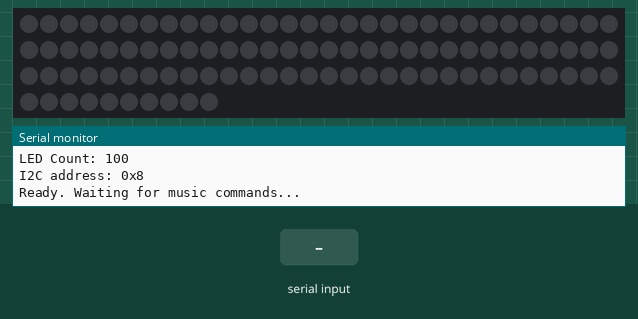
The sketch below on a simulated Arduino Uno, built with avr-gcc and run on an emulated ATmega328P. Shown: 100 RGB LEDs in strip order, left to right, continuing on the next row, the last lines printed to the serial monitor. The inputs (shaded band) are chosen by the test bench. Dim RGB values are drawn brighter than linear.

Above: at 1.2 s.
1.3 s: "2" received over Serial
At 2.51 s:
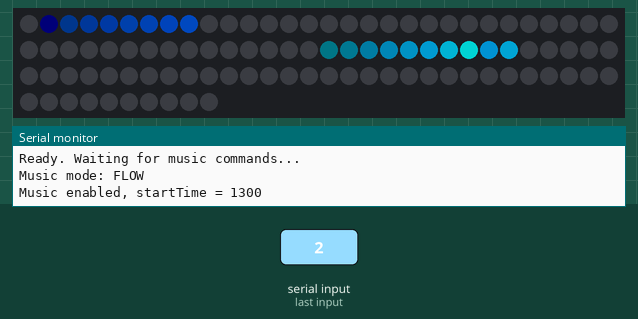
3.8 s: "0" received over Serial
At 3.97 s:
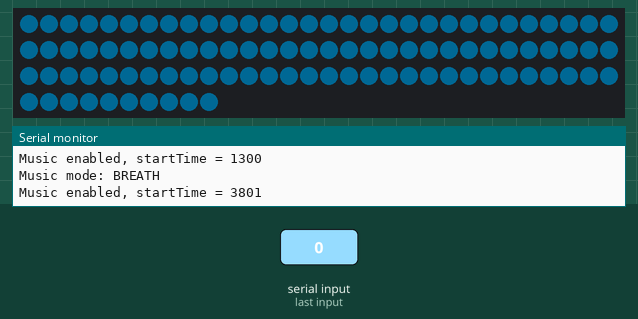
6.0 s: "1" received over Serial
At 6.3 s:
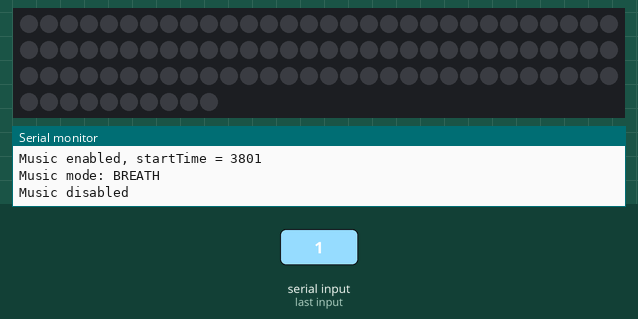
7.5 s: "2" received over Serial
At 9.94 s:
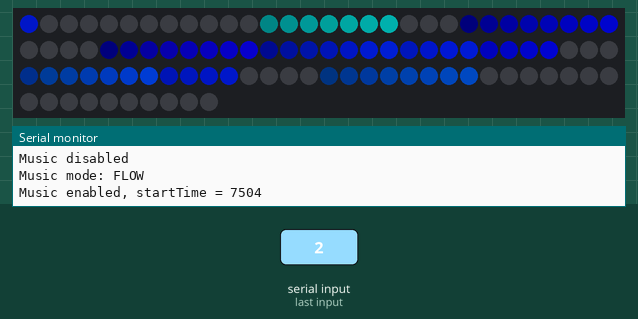

The sketch:

LEDControllerMusic.ino
```cpp
/*
 * LEDControllerMusic.ino
 * I2C 音乐模式 LED 控制器
 * 基于 LEDController.ino 的 I2C 架构，专门处理音乐联动逻辑。
 *
 * I2C 命令格式:
 *   data[0] = 0x05  (音乐模式命令，继原 LEDController.ino 中 0x01/0x02/0x03 之后的扩展命令)
 *   data[1] = 模式: 0 = BREATH (呼吸), 1 = FLOW (流光)
 *   data[2] = 使能: 0 = 记录当前时刻为 startTime 并启用; 1 = 禁用
 *   data[3] = 保留 (未使用)
 */

#include <FastLED.h>
#include <Wire.h>
#include "notes_data.h"

// ============================================================================
// 硬件配置
// ============================================================================
#define LED_PIN       3
#define I2C_ADDRESS   0x08
#define LED_COUNT     100
#define LED_TYPE      WS2812B
#define COLOR_ORDER   GRB

// ============================================================================
// BREATH 模式参数
// ============================================================================
#define BREATH_COLOR         CRGB(0, 180, 255)  // 预设颜色 (冰蓝)
#define BREATH_DECAY_SEC     0.6f               // 衰减时长 (秒)
#define BREATH_MAINTENANCE   40                 // 维持亮度 (0-255)
#define BREATH_FULL          255                // 触发瞬间亮度
#define BREATH_MAX_TRIGGERS  64                 // 最大同时活跃触发数

// ============================================================================
// FLOW 模式参数
// ============================================================================
#define FLOW_SPEED      60.0f   // 脉冲流动速度 (LEDs/秒)
#define FLOW_TAIL       8      // 拖尾长度 (LED 个数)
#define FLOW_MAX_PULSES 50      // 最大同时脉冲数

// ============================================================================
// 默认参数
// ============================================================================
#define DEFAULT_BRIGHTNESS  128

// ============================================================================
// 全局变量
// ============================================================================
CRGB leds[LED_COUNT];

// --- I2C 接收缓冲区 ---
volatile uint8_t i2cCmd[4] = {0};
volatile bool    i2cDataReady = false;

// --- 音乐模式状态 ---
enum MusicMode {
    MUSIC_BREATH = 0,
    MUSIC_FLOW   = 1
};

MusicMode  musicMode     = MUSIC_BREATH;
bool       musicEnabled  = false;
uint32_t   startTime     = 0;      // 启用时刻 (millis)

// --- 全局亮度 ---
uint8_t globalBrightness = DEFAULT_BRIGHTNESS;

// ============================================================================
// I2C 接收回调
// ============================================================================
void receiveEvent(int howMany) {
    if (howMany >= 4) {
        for (int i = 0; i < 4; i++) {
            i2cCmd[i] = Wire.read();
        }
        i2cDataReady = true;
    } else {
        // 丢弃不完整的数据帧
        while (Wire.available()) Wire.read();
    }
}

// ============================================================================
// 从 PROGMEM 读取浮点数
// ============================================================================
float pgmReadFloat(const float* ptr) {
    float val;
    memcpy_P(&val, ptr, sizeof(float));
    return val;
}

// ============================================================================
// BREATH 触发状态
// ============================================================================
struct BreathTrigger {
    float triggerSec;  // 触发时刻 (相对于 startTime, 秒)
    bool  active;
};

BreathTrigger breathTriggers[BREATH_MAX_TRIGGERS];
int            breathNextNote = 0;   // 下一个待触发的音符索引

// ============================================================================
// FLOW 脉冲状态
// ============================================================================
struct FlowPulse {
    float   startSec;   // 脉冲出发时刻 (相对于 startTime, 秒)
    uint8_t hue;        // 色相
    bool    active;
};

FlowPulse pulses[FLOW_MAX_PULSES];
int       nextNote = 0;  // 下一个待触发的音符索引

// ============================================================================
// 音乐效果函数
// ============================================================================

// --- BREATH 初始化 (enable=0 时调用) ---
void breathInit() {
    breathNextNote = 0;
    for (int i = 0; i < BREATH_MAX_TRIGGERS; i++) {
        breathTriggers[i].active = false;
    }
}

// --- BREATH 呼吸效果（三次多项式衰减，在设定时间精确到达维持亮度）---
void musicBreath() {
    uint32_t elapsed = millis() - startTime;
    float elapsedSec = elapsed / 1000.0f;

    // 1. 注册新触发
    while (breathNextNote < MUSIC_NOTE_COUNT) {
        float t = pgmReadFloat(&musicBreathTime[breathNextNote]);
        if (elapsedSec >= t) {
            // 寻找空闲触发槽
            int slot = -1;
            for (int i = 0; i < BREATH_MAX_TRIGGERS; i++) {
                if (!breathTriggers[i].active) {
                    slot = i;
                    break;
                }
            }
            // 所有槽满，等待下一帧有槽位释放
            if (slot == -1) break;

            breathTriggers[slot].triggerSec = t;
            breathTriggers[slot].active     = true;
            breathNextNote++;
        } else {
            break;
        }
    }

    // 2. 计算每个触发的当前亮度，取最大值
    uint8_t maxBrightness = BREATH_MAINTENANCE;  // 维持亮度保底

    // 多项式系数（每次循环可重新计算，开销极小）
    float T    = BREATH_DECAY_SEC;
    float Lmax = (float)BREATH_FULL;
    float Lmin = (float)BREATH_MAINTENANCE;
    float a    = (Lmax - 2.0f * Lmin) / (T * T * T);
    float b    = (3.0f * Lmin - Lmax) / (T * T);
    float c    = -Lmax / T;

    for (int i = 0; i < BREATH_MAX_TRIGGERS; i++) {
        if (!breathTriggers[i].active) continue;

        float dt = elapsedSec - breathTriggers[i].triggerSec;

        uint8_t bri;
        if (dt >= T) {
            // 达到设定时间，归位并失活
            bri = (uint8_t)Lmin;
            breathTriggers[i].active = false;
        } else {
            // 三次多项式: L(t) = a*t^3 + b*t^2 + c*t + Lmax
            float val = a * dt * dt * dt + b * dt * dt + c * dt + Lmax;
            // 浮点误差保护
            if (val > Lmax) val = Lmax;
            if (val < Lmin) val = Lmin;
            bri = (uint8_t)val;
        }

        if (bri > maxBrightness) maxBrightness = bri;
    }

    // 3. 整条灯带统一着色 + 亮度
    CRGB color = BREATH_COLOR;
    fill_solid(leds, LED_COUNT, color);
    nscale8(leds, LED_COUNT, maxBrightness);
}

// --- FLOW 初始化 (enable=0 时调用) ---
void flowInit() {
    nextNote = 0;
    for (int i = 0; i < FLOW_MAX_PULSES; i++) {
        pulses[i].active = false;
    }
}

// --- FLOW 流光效果 (修复槽位复用) ---
void musicFlow() {
    uint32_t elapsed = millis() - startTime;
    float elapsedSec = elapsed / 1000.0f;

    // 1. 触发新脉冲：遍历音符表中所有到时间的音符，使用空槽复用
    while (nextNote < MUSIC_NOTE_COUNT) {
        float t = pgmReadFloat(&musicFlowTime[nextNote]);
        if (elapsedSec >= t) {
            // 寻找空闲脉冲槽
            int slot = -1;
            for (int i = 0; i < FLOW_MAX_PULSES; i++) {
                if (!pulses[i].active) {
                    slot = i;
                    break;
                }
            }
            // 无空槽，停止注册，等下一帧有脉冲结束
            if (slot == -1) break;

            pulses[slot].startSec = t;
            // 频率 → 色相
            float freq = pgmReadFloat(&musicFlowFreq[nextNote]);
            uint8_t hue = (uint8_t)constrain(
                    map((long)(freq * 10), 670, 14000, 0, 255),
                    0, 255
            );
            // CHSV hsv;
            // hsv = rgb2hsv_approximate(CRGB::Blue);
            // uint8_t hue = hsv.h;
            // hue = 140;
            hue = hue * 0.333 - 43 + 170;
            pulses[slot].hue   = hue;
            pulses[slot].active = true;
            nextNote++;
        } else {
            break;
        }
    }

    // 2. 清空灯带
    fill_solid(leds, LED_COUNT, CRGB::Black);

    // 3. 绘制每个活跃脉冲
    for (int p = 0; p < FLOW_MAX_PULSES; p++) {
        if (!pulses[p].active) continue;

        // 脉冲已流动的秒数
        float dt = elapsedSec - pulses[p].startSec;
        if (dt < 0.0f) dt = 0.0f;

        // 当前头部位置 (浮点 LED 索引)
        float headPos = dt * FLOW_SPEED;  // 单位: LEDs

        // 头部超出灯带范围 -> 标记失活
        if (headPos >= LED_COUNT + FLOW_TAIL) {
            pulses[p].active = false;
            continue;
        }

        // 遍历拖尾范围
        int tailStart = (int)(headPos - FLOW_TAIL);
        if (tailStart < 0) tailStart = 0;
        int tailEnd = (int)headPos;
        if (tailEnd >= LED_COUNT) tailEnd = LED_COUNT - 1;

        for (int i = tailStart; i <= tailEnd; i++) {
            // 该 LED 与头部的距离
            float dist = headPos - (float)i;
            if (dist < 0.0f) dist = 0.0f;
            if (dist > (float)FLOW_TAIL) dist = (float)FLOW_TAIL;

            // 亮度线性递减: 头部 255 → 尾部 0
            uint8_t bri = (uint8_t)(255.0f * (1.0f - dist / (float)FLOW_TAIL));

            if (bri > 0) {
                CRGB c = CHSV(pulses[p].hue, 255, 255);
                c.nscale8(bri);
                leds[i] += c;
            }
        }
    }
}

// ============================================================================
// 音乐命令处理
// ============================================================================
void processMusicCommand(uint8_t mode, uint8_t enable) {
    // 设置模式
    if (mode == 0) {
        musicMode = MUSIC_BREATH;
        Serial.println(F("Music mode: BREATH"));
    } else if (mode == 1) {
        musicMode = MUSIC_FLOW;
        Serial.println(F("Music mode: FLOW"));
    } else {
        Serial.print(F("Unknown music mode: "));
        Serial.println(mode);
        return;
    }

    // 设置使能状态
    if (enable == 0) {
        startTime    = millis();
        musicEnabled = true;
        if (musicMode == MUSIC_FLOW) {
            flowInit();
        } else if (musicMode == MUSIC_BREATH) {
            breathInit();
        }
        Serial.print(F("Music enabled, startTime = "));
        Serial.println(startTime);
    } else {
        musicEnabled = false;
        FastLED.clear();
        FastLED.show();
        Serial.println(F("Music disabled"));
    }
}

// ============================================================================
// SETUP
// ============================================================================
void setup() {
    Serial.begin(115200);
    Serial.println(F("LEDControllerMusic - Music Mode Controller"));
    Serial.print(F("LED Count: "));
    Serial.println(LED_COUNT);

    // 初始化 LED 灯带
    FastLED.addLeds<LED_TYPE, LED_PIN, COLOR_ORDER>(leds, LED_COUNT);
    FastLED.setBrightness(globalBrightness);
    FastLED.clear();
    FastLED.show();

    // 初始化 I2C 从机
    Wire.begin(I2C_ADDRESS);
    Wire.onReceive(receiveEvent);

    Serial.print(F("I2C address: 0x"));
    Serial.println(I2C_ADDRESS, HEX);
    Serial.println(F("Ready. Waiting for music commands..."));
}

// ============================================================================
// LOOP
// ============================================================================
void loop() {
    // --- 处理 I2C 命令 ---
    if (i2cDataReady) {
        noInterrupts();
        uint8_t cmd = i2cCmd[0];
        uint8_t p1  = i2cCmd[1];
        uint8_t p2  = i2cCmd[2];
        // uint8_t p3 = i2cCmd[3];  // 保留
        i2cDataReady = false;
        interrupts();

        // 音乐模式命令: 0x05 (继原 LEDController.ino 0x01/0x02/0x03 之后)
        if (cmd == 0x05) {
            processMusicCommand(p1, p2);
        } else {
            Serial.print(F("Unknown command: 0x"));
            Serial.println(cmd, HEX);
        }
    }
    if (Serial.available() > 0) {  // 1. 检测串口是否有数据
        char c = Serial.read();      // 2. 读取一个字符
        // 4. 判断输入的字符
        if (c == '0') {
        processMusicCommand(0, 0);
    } else if (c == '1') {
        processMusicCommand(0, 1);
    }else if (c == '2') {
        processMusicCommand(1, 0);
    }
}
    // --- 运行动画 ---
    if (musicEnabled) {
        switch (musicMode) {
            case MUSIC_BREATH:
                musicBreath();
                break;
            case MUSIC_FLOW:
                musicFlow();
                break;
        }
    } else {
        // 禁用时保持空亮
        FastLED.clear();
    }

    // --- 刷新 LED ---
    FastLED.setBrightness(globalBrightness);
    FastLED.show();
    FastLED.delay(5);
}
```

Source omitted: notes_data.h (10315 bytes)

Measured:
- after the input at 1.3 s, the LEDs: first change after 0.15 s (image 1 shows a later state)
- after the input at 3.8 s, the LEDs: change at once (image 2)
- after the input at 6.0 s, the LEDs: change at once (image 3)
- after the input at 7.5 s, the LEDs: first change after 0.16 s (image 4 shows a later state)
